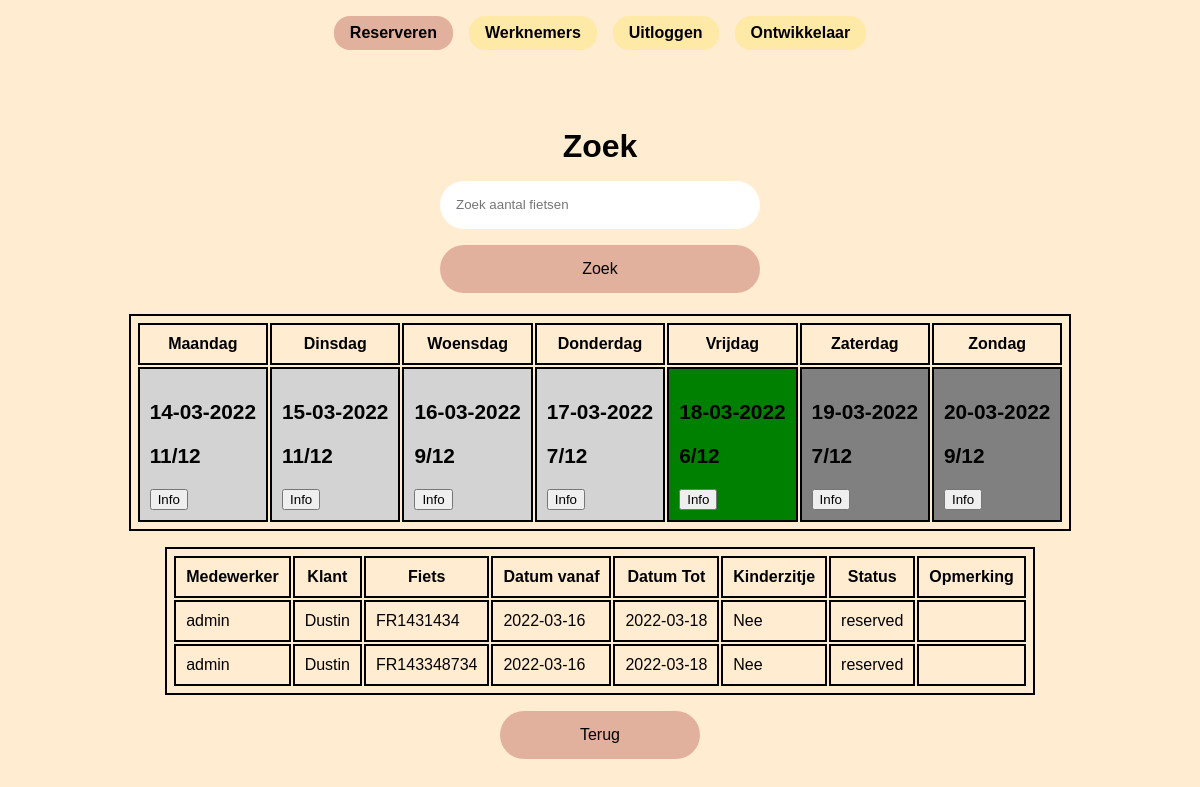
/?page=reserve&dayInfo=16-03-2022 (signed in), run on the app's committed database.
### tables this page shows
CREATE TABLE `page` (
  `name` varchar(64) NOT NULL,
  `parent` varchar(64) NOT NULL,
  `display` varchar(64) NOT NULL,
  `order` int(8) NOT NULL DEFAULT 0,
  `permission` enum('user','admin') NOT NULL DEFAULT 'user'
);

CREATE TABLE `bike_rental` (
  `id` int(11) NOT NULL,
  `employee_name` varchar(64) NOT NULL,
  `customer_id` int(11) NOT NULL,
  `framenumber` varchar(30) NOT NULL,
  `date_from` date NOT NULL DEFAULT current_timestamp(),
  `date_to` date NOT NULL,
  `child_seat` tinyint(1) NOT NULL,
  `status` enum('reserved','rented_out','returned') NOT NULL,
  `comment` text NOT NULL
);

CREATE TABLE `customer` (
  `id` int(11) NOT NULL,
  `salutation` varchar(20) NOT NULL,
  `name` varchar(45) NOT NULL,
  `surname` varchar(50) NOT NULL,
  `email` varchar(50) NOT NULL,
  `phonenumber` varchar(20) NOT NULL,
  `postalcode` varchar(8) NOT NULL,
  `address` varchar(100) NOT NULL,
  `comment` text NOT NULL
);

### classes/Database.php (called while the page is built, shortened)
<?php
class Database
{
    public static function getPDO(): PDO
    {
        static $pdo = new PDO("mysql:host=localhost;dbname=fietsverhuur_de_elstar", "root", "");
        return $pdo;
    }
}

### classes/Page.php (called while the page is built, shortened)
<?php
require_once("classes/Database.php");
class Page
{
    private string $name;
    private string $display;
    private function __construct(string $name, string $display)
    {
        $this->name = $name;
        $this->display = $display;
    }
    public function getName()
    {
        return $this->name;
    }
    public function getDisplay()
    {
        return $this->display;
    }
    public function getChildren(): array
    {
        $params = array(":parent" => $this->name);
        $sth = Database::getPDO()->prepare("SELECT `name`, `display` FROM `page` WHERE `parent` = :parent ORDER BY `order`;");
        $sth->execute($params);
        $children = array();
        return $children;
    }
    public static function getRootChildren(): array
    {
        $sth = Database::getPDO()->prepare("SELECT `name`, `display` FROM `page` WHERE `parent` = '' ORDER BY `order`;");
        $sth->execute();
        $children = array();
        while ($row = $sth->fetch())
        {
            $child = new Page($row["name"], $row["display"]);
            $children[] = $child;
        }
        return $children;
    }
}

### classes/Bike.php (called while the page is built, shortened)
<?php
require_once("Database.php");
class Bike
{
    public static function getTotalBikeCount() : int
    {
        $sth = Database::getPDO()->prepare("SELECT * FROM Bike");
        $sth->execute();
        return $sth->rowCount();
    }
}
?>

### classes/BikeRental.php (called while the page is built, shortened)
<?php
require_once("Database.php");
class BikeRental
{
    private string $dateNow;
    private static string $queryString = "AND status = ";
    private string $status;
    public function __construct()
    {
        $this->status = BikeRental::$queryString . 1;
    }
    public function setDate($value) : void
    {
        $this->dateNow = $value;
    }
    public function setStatus($value) : void
    {
        $this->status = ($value == 0) ? "" : BikeRental::$queryString . $value;
    }
    public function getDate() : array
    {
        $params = array(':dateNow'=>$this->dateNow, ':status'=>$this->status);
        $sth = Database::getPDO()->prepare("SELECT * FROM bike_rental WHERE date_from <= :dateNow AND date_to >= :dateNow :status ORDER BY customer_id ASC");
        $sth->execute($params);
        return $sth->fetchAll();
    }
}
?>

### classes/Customer.php (called while the page is built, shortened)
<?php
require_once("Database.php");
class Customer
{
    private int $customerId;
    public function setCustomerId($value) : void
    {
        $this->customerId = $value;
    }
    public function getCustomerById() : array
    {
        $params = array(":customerId"=> $this->customerId);
        $sth = Database::getPDO()->prepare("SELECT * FROM Customer WHERE id = :customerId");
        $sth->execute($params);
        return $sth->fetch();
    }
}
?>

### pages/reserve.php (the view, shortened to what this page needs)
<div class="form-wrapper">
    <form action="" method="post">
        <header>Zoek</header>
        <input type="text" name="searchBikeCount" placeholder="Zoek aantal fietsen">
        <input type="submit" value="Zoek">
    </form>
</div>
<table>
    <tr>
        <th>Maandag</th>
        <th>Dinsdag</th>
        <th>Woensdag</th>
        <th>Donderdag</th>
        <th>Vrijdag</th>
        <th>Zaterdag</th>
        <th>Zondag</th>
    </tr>
    <?php
    $totalBikeCount = (new Bike)->getTotalBikeCount();
    $bikeRental = new BikeRental();
    $getdate_wday = (getdate()["wday"] == 0) ? 6 : getdate()["wday"] - 1;
    $date = date("d-m-Y", strtotime("-" . $getdate_wday .  " days"));
    $weekCount = 10;
    if(isset($_GET["dayInfo"]))
    {
        $weekCount = 1;
        $getWday = (getdate(strtotime($_GET["dayInfo"]))["wday"] == 0) ? 6 : getdate(strtotime($_GET["dayInfo"]))["wday"] - 1;
        $date = date("d-m-Y", strtotime($_GET["dayInfo"] . "-" . $getWday . " days"));
    }
    for($j = 0; $j < $weekCount; $j++)
    {
        echo "<tr>";
        for($i = 0; $i < 7; $i++)
        {
            $bikeRental->setDate(date("Y-m-d", strtotime($date)));
            $bikeRental->setStatus(1);
            $bikeCountReserved = $totalBikeCount - count($bikeRental->getDate()) - 1;
            $color = "";
            if (isset($_POST["searchBikeCount"]) && $_POST["searchBikeCount"] > $bikeCountReserved)
            {
                $color = "darkred";
            }
            else if ($date == date("d-m-Y"))
            {
                $color = "green";
            }
            else if (getdate(strtotime($date))["wday"] == 6 || getdate(strtotime($date))["wday"] == 0)
            {
                $color = "gray";
            }
            else
            {
                $color = "lightgray";
            }
            echo "
            <td style='background-color: {$color};'>
                <p class='table-text'>{$date}</p>
                <p class='table-text'> {$bikeCountReserved}/{$totalBikeCount}</p>
                <button><a href='?page=reserve&dayInfo={$date}'>Info</a></button>
            </td>";
            $date = date("d-m-Y", strtotime($date .  "+1 days"));
        }
        echo "</tr>";
    }
    ?>
</table>
<?php if(isset($_GET["dayInfo"])) : ?>
    <table>
        <tr>
            <th>Medewerker</th>
            <th>Klant</th>
            <th>Fiets</th>
            <th>Datum vanaf</th>
            <th>Datum Tot</th>
            <th>Kinderzitje</th>
            <th>Status</th>
            <th>Opmerking</th>
        </tr>
        <?php
        $customer = new Customer();
        $bikeRental->setStatus(0);
        $bikeRental->setDate(date("Y-m-d", strtotime($_GET["dayInfo"])));
        $getDate = $bikeRental->getDate();
        for($i = 0; $i < count($getDate); $i++)
        {
            echo "<tr>";
            $customer->setCustomerId($getDate[$i]["customer_id"]);
            for($j = 1; $j < (count($getDate[$i]) / 2); $j++)
            {
                $displayText = $getDate[$i][$j];
                switch($j)
                {
                    case 2:
                        $displayText = $customer->getCustomerById()["name"];
                    break;
                    case 6:
                        $displayText = $displayText == 0 ? "Nee" : "Ja";
                    break;
                }
                echo "<td>{$displayText}</td>";
            }
            echo "</tr>";
        }
        ?>
    </table>
    <a href="?page=reserve"><button class="back-button">Terug</button></a>
<?php endif ?>

### index.php (shortened to what this page needs)
<?php
require_once("classes/Database.php");
require_once("classes/Bike.php");
require_once("classes/BikeRental.php");
require_once("classes/Page.php");
require_once("classes/Customer.php");
?>
<!DOCTYPE html>
<html>
<head>
    <link rel="stylesheet" href="css/style.css">
    <link rel="stylesheet" href="css/form.css">
    <link rel="stylesheet" href="css/header.css">
    <link rel="stylesheet" href="css/reserve.css">
    <link rel="stylesheet" href="css/search.css">
</head>
<body>
    <?php if (isset($_SESSION["user"])) : ?>
        <?php
        $children = Page::getRootChildren();
        ?>
        <header id="header">
            <?php require("header.php"); ?>
        </header>
        <div class="page-wrapper">
            <?php require("pages/{$current->getName()}.php"); ?>
        </div>
    <?php else : ?>
        <div class="page-wrapper">
            <?php require("login.php"); ?>
        </div>
    <?php endif ?>
</body>
</html>

### header.php
<?php
$current = $children[0];
for ($i = 0; $i < count($children); $i++)
{
    if (str_starts_with($page, $children[$i]->getName()))
    {
        $current = $children[$i];
        break;
    }
}
?>
<ul>
    <?php foreach ($children as $child) : ?>
        <?php if ($child == $current) : ?>
            <?php $children = $child->getChildren(); ?>
            <?php if ($children) : ?>
                <div class="folder">
                    <a href="?page=<?= $child->getName() ?>">
                        <li class="current"><?= $child->getDisplay() ?></li>
                    </a>
                    <?php require("header.php"); ?>
                </div>
            <?php else : ?>
                <a href="?page=<?= $child->getName() ?>">
                    <li class="current"><?= $child->getDisplay() ?></li>
                </a>
            <?php endif ?>
        <?php else : ?>
            <a href="?page=<?= $child->getName() ?>">
                <li><?= $child->getDisplay() ?></li>
            </a>
        <?php endif ?>
    <?php endforeach ?>
</ul>

### css/style.css (style rules this page uses)
:root { --background-color: #ffECD1; --active-color: #E2B19D; --highlight-color: #ffE9A7; --input-color: #FFF; --error-color: #F00; }
body { margin: 0; padding: 0; min-height: 100vh; display: flex; flex-direction: column; font-family: Arial, Helvetica, sans-serif; background-color: var(--background-color); }
.page-wrapper { margin: auto; display: flex; flex-direction: column; align-items: center; gap: 1rem; }

### css/form.css (style rules this page uses)
form { margin: 0; padding: 0; width: 20rem; display: flex; flex-direction: column; gap: 1rem; align-items: stretch; }
form > header { margin: 0; padding: 0; font-size: 2rem; font-weight: bolder; text-align: center; }
form input { margin: 0; padding: 0 1rem; height: 3rem; border-radius: 1.5rem; border-width: 0; background-color: var(--input-color); }
form input[type="submit"] { font-size: 1rem; background-color: var(--active-color); cursor: pointer; transition: filter .2s; }

### css/header.css (style rules this page uses)
#header { margin-bottom: 1rem; padding: .5rem 1rem 1rem 1rem; display: flex; flex-direction: row; justify-content: center; }
#header ul { margin: .5rem 0 0 0; padding: 0; display: flex; flex-direction: row; align-items: flex-start; gap: 1rem; list-style: none; }
#header li { margin: 0; padding: .5rem 1rem; border-radius: 1rem; background-color: var(--highlight-color); transition: filter .2s; font-weight: bold; }
#header li.current { margin: 0; padding: .5rem 1rem; border-radius: 1rem; background-color: var(--active-color); }
#header a { color: black; text-decoration: none; }

### css/reserve.css (style rules this page uses)
.form-wrapper { margin: 5px; }
table { border: 2px black solid; padding: 5px; }
td, th { padding: 10px; border: 2px black solid; }
.table-text { font-size: 1.3rem; font-weight: bold; }
a { text-decoration: none; color: black; }
.back-button { font-size: 1rem; background-color: var(--active-color); transition: filter .2s; margin: 0; padding: 0 5rem; height: 3rem; cursor: pointer; border-radius: 1.5rem; border-width: 0; }

### data on the page
page: display "Reserveren"
page: display "Werknemers"
page: display "Uitloggen"
page: display "Ontwikkelaar"
bike_rental: employee_name "admin", framenumber "FR1431434", date_from "2022-03-16", date_to "2022-03-18", child_seat "Nee", status "reserved"
customer: name "Dustin"
bike_rental: employee_name "admin", framenumber "FR143348734", date_from "2022-03-16", date_to "2022-03-18", child_seat "Nee", status "reserved"

### other printed values
$bikeCountReserved "11"
$date "15-03-2022"
$date "16-03-2022"
$bikeCountReserved "9"
$date "17-03-2022"
$bikeCountReserved "7"
$date "18-03-2022"
$bikeCountReserved "6"
$date "19-03-2022"
$date "20-03-2022"
